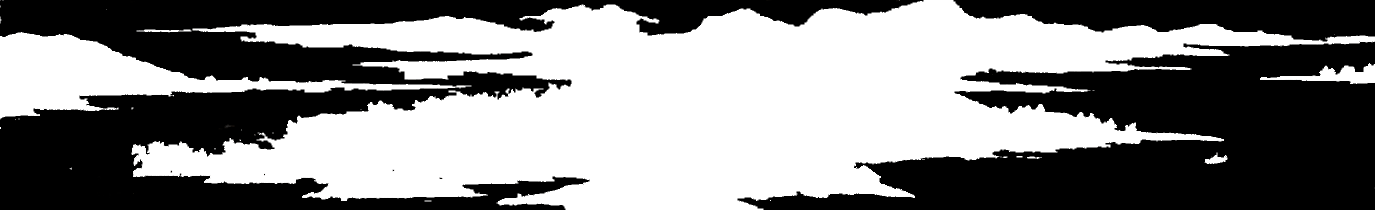
#> input picture Image_Analysis/Raw_Images/Black_White_Paintings/11_BW.png, 2750 x 420 px, found by its file name (shown at 1/2 size)
$ jupyter execute --allow-errors Contour_Analysis.ipynb
#> lines starting #> are read from the running program, lines starting #| are printed output that depends on the picture
### This Notebook contains an analysis upon a group of images of Ancient Chinese Landscape Paintings.

### Topics:

- Image analysis
- Contour analysis
- OpenCV
- PIL.Image
- scipy.signal
- Curve fitting

### Motivation:

In the study of Urban Aesthetics, one important application is about how to construct a centralized business district, such as Lujiazui Financial District of Shanghai or Manhattan borough of New York City, so that it can exhibit a beautiful and representitative skyline when people look at the district from the other side of a river. Looking at Downtown Manhattan from Jersey City across Hudson River, for example. Or in Shanghai, China, we can have a nice view of the other side of Huangpu River when we take a walk along The Bund (Waitan).

This application is essential to nowadays urban planning because a centralized business district can always represent the humanity and the economy of a cosmopolis. In this notebook, I want to make a study of the ***Skyline*** of a district. More specifically, one innovative approach/question is proposed here:

- Can we find any design insight for a modern city skyline from the skylines appeared in Ancient Chinese Landscape Paintings?

This is a brand-new approach called "Landscape City Planning", and seldom it has research materials to the public. Let's try to open the black box. At least, provide some quantitative and logic foundations for this planning idea.

### Goals:

- Get design insights, or find some patterns of skylines via landscape contour analysis.

### Main procedures:

- Firstly read the painting images, cut them with scale remained.
- Then, use Python tools to obtain their main contours where contours are in png format.
- We then retrieve data points from the contour images.
- For a quantitative analysis, we do an approximation for newly-generated data points to make the contour curve more smooth.
- Finally, we want to summarize some features that all the images share.

---------------------------------------
## My Work:

### Cut the image

[cell 1]
from PIL import Image
RELATIVE_PATH = r"Image_Analysis\Raw_Images\Black_White_Paintings\11_BW.png"
im = Image.open(RELATIVE_PATH)
#> im is the input picture: PIL image 2750x420 RGBA; mean R, G, B, A 131.3, 131.3, 131.3, 255

# Size of the image in pixels (size of orginal image)
# (This is not mandatory)
width, height = im.size
#> width = 2750; height = 420
print(f'Size of the painting: {width} x {height}')
#| Size of the painting: 2750 x 420
# Setting the points for cropped image
# Setting the points for cropped image
left = 0
top = 0
right = width
#> right = 2750
bottom = 75
print(f"bottom = {bottom}")
# Cropped image of above dimension
# (It will not change orginal image)
im1 = im.crop((left, top, right, bottom))
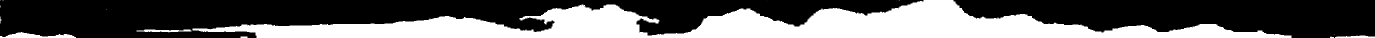
#> im1: PIL image 2750x75 RGBA (shown at 1/2 size); mean R, G, B, A 91.6, 91.6, 91.5, 255
w1, h1 = im1.size
#> w1 = 2750; h1 = 75
print(f'Size of skyline image: {w1} x {h1}')
#| Size of skyline image: 2750 x 75

# Shows the image in image viewer
im1.show()
SAVE_PATH = r"Image_Analysis\Cutted_Black_White\11_Cutted.png"
im1.save(SAVE_PATH)

Cutting - level of `bottom`

|Paiting_num|original_size|bottom|new_size|
|-----|-----|-----|-----|
| 1  |2142 x 823|275|2142 x 275|
| 2  |5920 x 1256|600|5920 x 600|
| 3 |6090 x 966|850|6090 x 850|
| 4  |16384 x 767|700|16384 x 700|
| 5  |5691 x 628|400|5691 x 628|
| 6 |5713 x 406|210|5713 x 210|
| 7  |16384 x 889|889|16384 x 889|
| 8  |9228 x 1582|700|9228 x 700|
| 9 |1689 x 173|100|1689 x 173|
| 10  |1777 x 312|145|1777 x 145|
| 11  |2750 x 420|75|2750 x 75|
| 12 |1654 x 526|250|1654 x 250|
| 13  |2380 x 567|250|2380 x 567|
| 14  |1010 x 250|250|1010 x 250|
| 15 |13590 x 2177|1400|13590 x 1400|
| 16  |1692 x 671|300|1692 x 300|
| 17  |1215 x 534|350|1215 x 350|
| 18 |1678 x 368|125|1678 x 125|
| 19  |1722 x 220|130|1722 x 130|
| 20 |13680 x 1747|800|13680 x 800|
| 21 |1726 x 336|275|1726 x 275|
| 22 |1728 x 480|390|1728 x 390|

### Read the contour

[cell 2]
from PIL import Image
from pylab import *

# read image to array
im = array(Image.open(SAVE_PATH).convert('L'))

# from scipy.ndimage.filters import gaussian_filter
# im = gaussian_filter(im, sigma=2)

### Generate Contour curve and store

[cell 3]
plt.figure(figsize = (15,1))
myplot = contour(im, levels=[100], colors='black', origin='image')
axis('equal')
SAVE_PATH_2 = r"Image_Analysis\Contour_Images\11_Contour.png"
plt.savefig(SAVE_PATH_2)
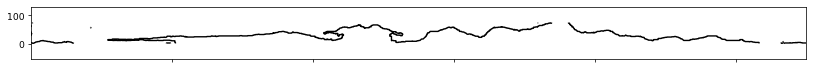
#> figure drawn by matplotlib, 1 panel

### Get fitted data from the external tool, store data into 11_Data.csv

- External Tool: https://apps.automeris.io/wpd/

### Use fitted data to plot the contour again

[cell 4]
import pandas as pd
READ_CSV_PATH = r'Image_Analysis\Fitted_CSV\0401\City_1.csv'
data = pd.read_csv(READ_CSV_PATH, header=None, names=['x','y'])
#> (reads Contour_Image_Analysis/Fitted_CSV/City_1.csv from the repository)
plt.figure(figsize = (20,1))
plt.plot(data.x, data.y)
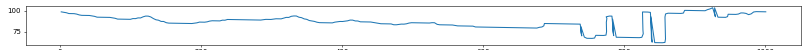
#> figure drawn by matplotlib, 1 panel

### Curve Smoothing

- After smoothing, y values: `yhat`

[cell 5]
from PIL import Image
from pylab import *
from scipy.signal import savgol_filter

yhat = savgol_filter(data.y, 51, 7) # window size 51, polynomial order 3
plt.figure(figsize = (20,1))
plt.plot(data.x, data.y)
plt.plot(data.x, yhat, color='red')
SAVE_Smooth_PATH = r'Image_Analysis\Smoothed_Contours\0401\City_1.png'
plt.savefig(SAVE_Smooth_PATH)
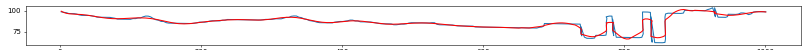
#> figure drawn by matplotlib, 1 panel
plt.show()

### Try to summarize patterns:

#### 1. Standard Deviation:
A common metric to measure the level of divergence within a group of data values
$$\sigma = \sqrt{\frac{1}{N}\sum_{i=1}^{N}(y_i-\mu)^2}$$
where $\sigma$ is one unit of std, $N$ is sample size，$y_i$ is one value，$\mu$ is the mean of the sample.

[cell 6]
# standard deviation
sigma = yhat.std()

# count how many x are in the range of [mu-sigma, mu+sigma]
bottom = yhat.mean()- yhat.std()
up = yhat.mean()+ yhat.std()
cnt = 0
for yi in yhat:
    if yi >= bottom and yi<=up:
        cnt+=1
print(f'- sigma = {yhat.std():.2f}')
print(f'- We have {cnt/len(yhat)*100:.2f}% data are in the range of [mean-std, mean+std].')

1:
- sigma = 86.59
- We have 67.92% data are in the range of [mean-std, mean+std].

2:
- sigma = 162.19
- We have 64.59% data are in the range of [mean-std, mean+std].

3:
- sigma = 196.46
- We have 59.32% data are in the range of [mean-std, mean+std].

4:
- sigma = 121.87
- We have 68.17% data are in the range of [mean-std, mean+std].

5:
- sigma = 60.50
- We have 70.69% data are in the range of [mean-std, mean+std].

6:
- sigma = 33.62
- We have 72.70% data are in the range of [mean-std, mean+std].

7:
- sigma = 178.07
- We have 64.63% data are in the range of [mean-std, mean+std].

8:
- sigma = 121.40
- We have 63.70% data are in the range of [mean-std, mean+std].

9:
- sigma = 19.85
- We have 73.30% data are in the range of [mean-std, mean+std].

10:
- sigma = 38.87
- We have 81.37% data are in the range of [mean-std, mean+std].

11:
- sigma = 15.59
- We have 64.82% data are in the range of [mean-std, mean+std].

12:
- sigma = 63.50
- We have 61.66% data are in the range of [mean-std, mean+std].

13:
- sigma = 57.19
- We have 57.94% data are in the range of [mean-std, mean+std].

14:
- sigma = 73.20
- We have 60.32% data are in the range of [mean-std, mean+std].

15:
- sigma = 191.16
- We have 73.40% data are in the range of [mean-std, mean+std].

16:
- sigma = 72.95
- We have 59.76% data are in the range of [mean-std, mean+std].

17:
- sigma = 86.54
- We have 62.28% data are in the range of [mean-std, mean+std].

18:
- sigma = 20.54
- We have 66.16% data are in the range of [mean-std, mean+std].

19:
- sigma = 29.16
- We have 59.85% data are in the range of [mean-std, mean+std].

20:
- sigma = 127.92
- We have 63.23% data are in the range of [mean-std, mean+std].

21:
- sigma = 61.21
- We have 57.14% data are in the range of [mean-std, mean+std].

22:
- sigma = 71.31
- We have 70.00% data are in the range of [mean-std, mean+std].

City_1:
- sigma = 7.84
- We have 70.50% data are in the range of [mean-std, mean+std].

City_2:
- sigma = 25.58
- We have 73.24% data are in the range of [mean-std, mean+std].

City_3:
- sigma = 58.34
- We have 81.66% data are in the range of [mean-std, mean+std].

City_4:
- sigma = 32.13
- We have 59.43% data are in the range of [mean-std, mean+std].

City_5:
- sigma = 27.27
- We have 61.46% data are in the range of [mean-std, mean+std].

City_6:
- sigma = 46.47
- We have 56.43% data are in the range of [mean-std, mean+std].

City_7:
- sigma = 44.67
- We have 61.25% data are in the range of [mean-std, mean+std].

City_8:
- sigma = 42.07
- We have 59.84% data are in the range of [mean-std, mean+std].

City_9:
- sigma = 38.23
- We have 61.64% data are in the range of [mean-std, mean+std].

#### 2. Distribution of yhat

If we get p-value < 0.05, then the sample does not follow a normal distribution.

[cell 7]
import scipy.stats

print(f'N = {len(yhat)}')
print(f'mean = {yhat.mean():.2f}')
plt.hist(yhat) # visualized the distribution
plt.ylabel('yhat')
plt.xlabel('x')
plt.show()
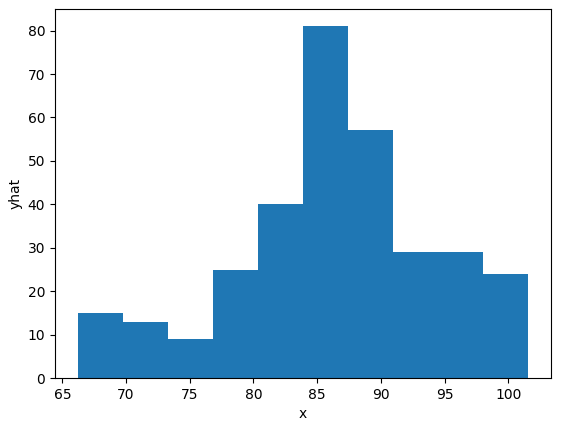
#> figure drawn by matplotlib, 1 panel; tallest bar 81 high, from x = 83.89 to 87.43

scipy.stats.normaltest(yhat)

### 3. Max Flunctuation, and its proportion to the entire painting

[cell 8]
# maximum flunctuation
print(f"- The maximum of yhat is {yhat.max():.2f}")
print(f"- The minimum of yhat is {yhat.min():.2f}")
print(f"- The difference between extremes is {yhat.max()-yhat.min():.2f}")
print(f"- This flunctuate is about {(yhat.max()-yhat.min())/height*100:.2f}% of the original image height.")
#| - This flunctuate is about 8.43% of the original image height.

1:
- The maximum of yhat is 333.84
- The minimum of yhat is -0.83
- The difference between extremes is 334.67
- This flunctuate is about 40.66% of the original image height.

2:
- The maximum of yhat is 598.39
- The minimum of yhat is 36.36
- The difference between extremes is 562.03
- This flunctuate is about 44.75% of the original image height.

3:
- The maximum of yhat is 785.34
- The minimum of yhat is 53.07
- The difference between extremes is 732.27
- This flunctuate is about 75.80% of the original image height.

4:
- The maximum of yhat is 586.27
- The minimum of yhat is 22.21
- The difference between extremes is 564.06
- This flunctuate is about 73.54% of the original image height.

5:
- The maximum of yhat is 301.61
- The minimum of yhat is 7.23
- The difference between extremes is 294.38
- This flunctuate is about 46.88% of the original image height.

6:
- The maximum of yhat is 176.02
- The minimum of yhat is 10.33
- The difference between extremes is 165.70
- This flunctuate is about 40.81% of the original image height.

7:
- The maximum of yhat is 836.28
- The minimum of yhat is 13.05
- The difference between extremes is 823.22
- This flunctuate is about 92.60% of the original image height.

8:
- The maximum of yhat is 632.36
- The minimum of yhat is 45.76
- The difference between extremes is 586.60
- This flunctuate is about 37.08% of the original image height.

9:
- The maximum of yhat is 95.05
- The minimum of yhat is 5.30
- The difference between extremes is 89.75
- This flunctuate is about 51.88% of the original image height.

10:
- The maximum of yhat is 147.61
- The minimum of yhat is 4.88
- The difference between extremes is 142.73
- This flunctuate is about 45.75% of the original image height.

11:
- The maximum of yhat is 68.24
- The minimum of yhat is 1.99
- The difference between extremes is 66.25
- This flunctuate is about 15.77% of the original image height.

12:
- The maximum of yhat is 238.88
- The minimum of yhat is 13.17
- The difference between extremes is 225.71
- This flunctuate is about 42.91% of the original image height.

13:
- The maximum of yhat is 232.22
- The minimum of yhat is 7.59
- The difference between extremes is 224.64
- This flunctuate is about 39.62% of the original image height.

14:
- The maximum of yhat is 235.22
- The minimum of yhat is 1.03
- The difference between extremes is 234.19
- This flunctuate is about 93.67% of the original image height.

15:
- The maximum of yhat is 1081.30
- The minimum of yhat is 187.99
- The difference between extremes is 893.31
- This flunctuate is about 41.03% of the original image height.

16:
- The maximum of yhat is 274.24
- The minimum of yhat is 6.70
- The difference between extremes is 267.54
- This flunctuate is about 39.87% of the original image height.

17:
- The maximum of yhat is 332.07
- The minimum of yhat is 37.19
- The difference between extremes is 294.88
- This flunctuate is about 55.22% of the original image height.

18:
- The maximum of yhat is 123.84
- The minimum of yhat is 20.42
- The difference between extremes is 103.42
- This flunctuate is about 28.10% of the original image height.

19:
- The maximum of yhat is 120.28
- The minimum of yhat is 5.64
- The difference between extremes is 114.64
- This flunctuate is about 52.11% of the original image height.

20:
- The maximum of yhat is 806.77
- The minimum of yhat is 258.28
- The difference between extremes is 548.49
- This flunctuate is about 31.40% of the original image height.

21:
- The maximum of yhat is 218.31
- The minimum of yhat is -0.64
- The difference between extremes is 218.95
- This flunctuate is about 65.16% of the original image height.

22:
- The maximum of yhat is 297.74
- The minimum of yhat is 18.51
- The difference between extremes is 279.23
- This flunctuate is about 58.17% of the original image height.

City_1:
- The maximum of yhat is 101.58
- The minimum of yhat is 66.19
- The difference between extremes is 35.39
- This flunctuate is about 8.43% of the original image height.

City_2:
- The maximum of yhat is 194.52
- The minimum of yhat is 89.08
- The difference between extremes is 105.44
- This flunctuate is about 25.10% of the original image height.

City_3:
- The maximum of yhat is 210.76
- The minimum of yhat is -0.45
- The difference between extremes is 211.22
- This flunctuate is about 50.29% of the original image height.

City_4:
- The maximum of yhat is 174.29
- The minimum of yhat is 74.59
- The difference between extremes is 99.69
- This flunctuate is about 23.74% of the original image height.

City_5:
- The maximum of yhat is 273.98
- The minimum of yhat is 155.24
- The difference between extremes is 118.74
- This flunctuate is about 28.27% of the original image height.

City_6:
- The maximum of yhat is 225.27
- The minimum of yhat is 63.32
- The difference between extremes is 161.95
- This flunctuate is about 38.56% of the original image height.

City_7:
- The maximum of yhat is 218.83
- The minimum of yhat is 40.14
- The difference between extremes is 178.69
- This flunctuate is about 42.54% of the original image height.

City_8:
- The maximum of yhat is 194.44
- The minimum of yhat is 35.58
- The difference between extremes is 158.86
- This flunctuate is about 37.82% of the original image height.

City_9:
- The maximum of yhat is 262.02
- The minimum of yhat is 115.34
- The difference between extremes is 146.68
- This flunctuate is about 34.92% of the original image height.

### 4. Building Primacy

Urban primacy indicates the ratio of the primate city to the next largest, i.e., the second largest in a country or region. In other words, urban primacy can be defined as the central place in an urban or city network that has acquired or obtained a great level of dominance.

We accommdate a similar idea here: building primacy, meansuring the ratio of the difference between the primate height and the mean height to the primate hight of the contour for each painting.

$$\text{building primacy} = \frac{\text{max}(y_i)-\mu}{\text{max}(y_i)}$$
where $\text{max}(y_i)$ means the maximum height of the contour, $\mu$ is the mean height.

[cell 9]
print(f"- The maximum of yhat is {yhat.max():.2f}")
print(f"- The mean of yhat is {yhat.mean():.2f}")
print(f"- Primacy = {(yhat.max()-yhat.mean())/yhat.max()*100:.2f}%")

1:
- The maximum of yhat is 333.84
- The mean of yhat is 221.45
- Primacy = 33.67%

2:
- The maximum of yhat is 598.39
- The mean of yhat is 300.06
- Primacy = 49.86%

3:
- The maximum of yhat is 785.34
- The mean of yhat is 432.48
- Primacy = 44.93%

4:
- The maximum of yhat is 586.27
- The mean of yhat is 287.50
- Primacy = 50.96%

5:
- The maximum of yhat is 301.61
- The mean of yhat is 176.11
- Primacy = 41.61%

6:
- The maximum of yhat is 176.02
- The mean of yhat is 66.75
- Primacy = 62.08%

7:
- The maximum of yhat is 836.28
- The mean of yhat is 515.22
- Primacy = 38.39%

8:
- The maximum of yhat is 632.36
- The mean of yhat is 244.95
- Primacy = 61.26%

9:
- The maximum of yhat is 95.05
- The mean of yhat is 42.81
- Primacy = 54.96%

10:
- The maximum of yhat is 147.61
- The mean of yhat is 47.51
- Primacy = 67.82%

11:
- The maximum of yhat is 68.24
- The mean of yhat is 27.26
- Primacy = 60.05%

12:
- The maximum of yhat is 238.88
- The mean of yhat is 105.04
- Primacy = 56.03%

13:
- The maximum of yhat is 232.22
- The mean of yhat is 132.89
- Primacy = 42.77%

14:
- The maximum of yhat is 235.22
- The mean of yhat is 120.97
- Primacy = 48.57%

15:
- The maximum of yhat is 1081.30
- The mean of yhat is 566.19
- Primacy = 47.64%

16:
- The maximum of yhat is 274.24
- The mean of yhat is 118.13
- Primacy = 56.93%

17:
- The maximum of yhat is 332.07
- The mean of yhat is 225.29
- Primacy = 32.16%

18:
- The maximum of yhat is 123.84
- The mean of yhat is 78.16
- Primacy = 36.89%

19:
- The maximum of yhat is 120.28
- The mean of yhat is 62.98
- Primacy = 47.64%

20:
- The maximum of yhat is 806.77
- The mean of yhat is 501.81
- Primacy = 37.80%

21:
- The maximum of yhat is 218.31
- The mean of yhat is 113.00
- Primacy = 48.24%

22:
- The maximum of yhat is 297.74
- The mean of yhat is 193.18
- Primacy = 35.12%

City_1:
- The maximum of yhat is 101.58
- The mean of yhat is 86.15
- Primacy = 15.19%

City_2:
- The maximum of yhat is 194.52
- The mean of yhat is 162.24
- Primacy = 16.60%

City_3:
- The maximum of yhat is 210.76
- The mean of yhat is 159.54
- Primacy = 24.30%

City_4:
- The maximum of yhat is 174.29
- The mean of yhat is 124.95
- Primacy = 28.31%

City_5:
- The maximum of yhat is 273.98
- The mean of yhat is 222.36
- Primacy = 18.84%

City_6:
- The maximum of yhat is 225.27
- The mean of yhat is 145.93
- Primacy = 35.22%

City_7:
- The maximum of yhat is 218.83
- The mean of yhat is 120.09
- Primacy = 45.12%

City_8:
- The maximum of yhat is 194.44
- The mean of yhat is 111.60
- Primacy = 42.61%

City_9:
- The maximum of yhat is 262.02
- The mean of yhat is 187.05
- Primacy = 28.61%

## Now, lets make some calculation on REAL City contour:

For cities, we have contours in .png files, so we again use the exteral tool to retrieve the data, and then store them into .csv for further analysis.

- External Tool: https://apps.automeris.io/wpd/

And repeat the calculation as before.

***Results are shown in markdowns above***

Note:

The City Contour image has no axis but all the images are in the same size, which is determined in advance. In the cell below, H stands for Height, W is Width, D is some constant in the study of City Planning. We calculate the ratio between h and w for the use of the exteral tool to determine the coordinates of curves.

[cell 10]
import math
D = 3000
H = math.tan(math.radians(30))*D + math.tan(math.radians(40))*1.65
W = 2*math.pi*D/3

ratio = H/W

myW = 1000
myH = ratio*myW
print(f"x is from 0 to {myW}, and y is from 0 to {myH:.2f}.")

[cell 11]
import math
D = 3000
H = math.tan(math.radians(30))*D + math.tan(math.radians(40))*1.65
W = 6*math.pi*D

ratio = H/W

myW = 1000
myH = ratio*myW
print(f"x is from 0 to {myW}, and y is from 0 to {myH:.2f}.")

After images are read by external tool:

[cell 12]
import pandas as pd
from pylab import *
READ_CSV_PATH = r'Contour_Image_Analysis\Fitted_CSV\Added_May9.csv'
#> (the rest of this cell did not finish here and is left out)

[cell 13]
# standard deviation
print("City_9:")
print(" ")
print("----- std -----")
sigma = yhat.std()

# count how many x are in the range of [mu-sigma, mu+sigma]
bottom = yhat.mean()- yhat.std()
up = yhat.mean()+ yhat.std()
cnt = 0
for yi in yhat:
    if yi >= bottom and yi<=up:
        cnt+=1
print(f'- sigma = {yhat.std():.2f}')
print(f'- We have {cnt/len(yhat)*100:.2f}% data are in the range of [mean-std, mean+std].')
print(" ")
print("---- primacy ----")
print(f"- The maximum of yhat is {yhat.max():.2f}")
print(f"- The mean of yhat is {yhat.mean():.2f}")
print(f"- Primacy = {(yhat.max()-yhat.mean())/yhat.max()*100:.2f}%")
